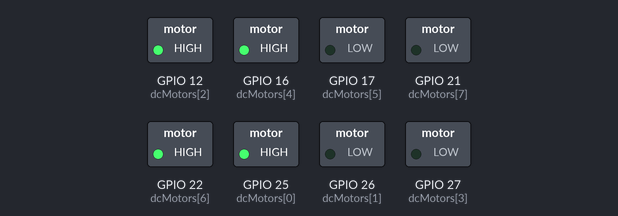
A sketch run on a simulated ESP32. Parts: switched loads named in the sketch (green lamp = pin HIGH).

Above: at 0.1 s.
At 2.6 s:
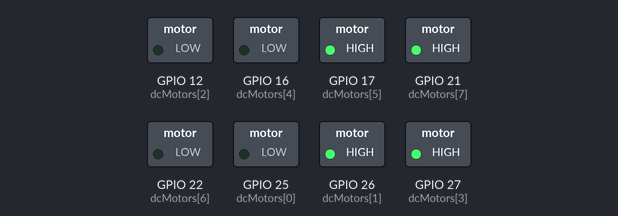
At 5.1 s:
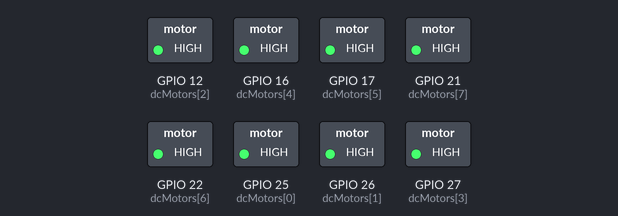
Timing chart, 0 to 6.6 s (numbered marks = the images above):
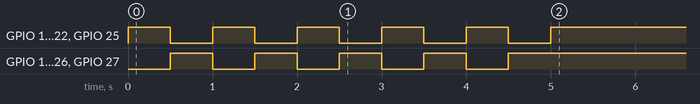

The sketch:

DCmot.ino
```cpp
int dcMotors[] = {25,26,12,27,16,17,22,21};
int forward[] = {HIGH,LOW};
int backward[] = {LOW,HIGH};
int stop[] = {HIGH,HIGH};

void setup() {
  // put your setup code here, to run once:
  for(int i=0;i<sizeof(dcMotors)/sizeof(dcMotors[0]);i++)
      pinMode(dcMotors[i], OUTPUT);

  for(int cnt=0;cnt<5;cnt++) {
        for(int i=0;i<sizeof(dcMotors)/sizeof(dcMotors[0]);i++)
            digitalWrite(dcMotors[i], forward[i%2]);

        delay(500);

          for(int i=0;i<sizeof(dcMotors)/sizeof(dcMotors[0]);i++)
              digitalWrite(dcMotors[i], backward[i%2]);
        delay(500);
  }
  for(int i=0;i<sizeof(dcMotors)/sizeof(dcMotors[0]);i++)
      digitalWrite(dcMotors[i], stop[i%2]);

}

void loop() {
  // put your main code here, to run repeatedly:

}
```
